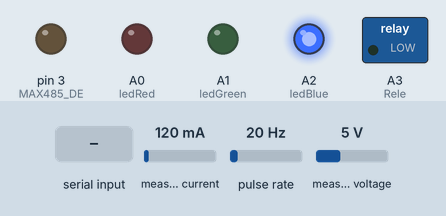
Recording of a sketch running on a simulated Arduino Mega 2560, built with avr-gcc and run on an emulated ATmega2560. Parts: switched loads named in the sketch (green lamp = pin HIGH), output pins drawn as LEDs (lit = HIGH). Wiring (inferred from the names in the program): pulse sensor: data pin 2; INA219 current sensor at I2C address 0x41. The inputs (shaded band) are chosen by the test bench; at power-on: measured current 120 mA, pulse rate 20 Hz, measured voltage 5 V. What the sketch prints to the serial monitor is not drawn.

Above: at 1.2 s.
1.3 s: "snd\n" received over Serial
At 3.4 s:
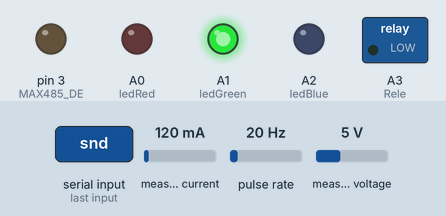
4.3 s: "test\n" received over Serial
At 6.23 s:
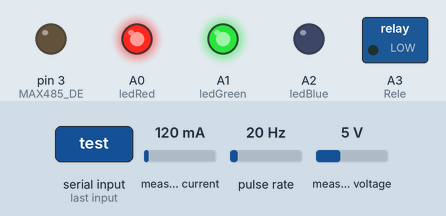
7.3 s: "serial\n" received over Serial
Timing chart, 0 to 10.3 s (numbered marks = the images above; inputs shaded):
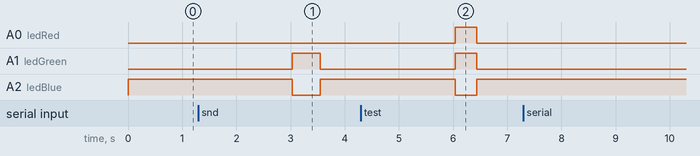

The sketch:

Arduino.ino
```cpp
#include <ModbusMaster.h>
#include <EEPROM.h>
#include "Wire.h"

//----------------------------------- DEFINIÇÕES -----------------------------------//
ModbusMaster node;          // instantiate ModbusMaster object

#define MAX485_DE                               3         // Pino de sentido de transmissão
#define ledRed                                  A0        // led - Red
#define ledGreen                                A1        // led - Green
#define ledBlue                                 A2        // led - Blue
#define Rele                                    A3        // Rele de proteção do comando
#define sensorRPM                               2         // Sensor de RPM, HIGH quando interrompido
#define MMW2_ID                                 1         // ID do dispositivo medidor MMW02
#define AddrNum                                 80        // Numero de endereços obtidos pelo MMW02
#define refresh                                 1         // Tempo entre atualizações de dados do arduino (ms)
#define TIMEOUT_INTERVAL                        1000      // Tempo entre atualizações
#define refreshConnection                       400       // Tempo de espera para o software enviar valores de teste
#define MAXCURRENT                              1.5f      // Corrente máxima de operação do gerador, sem desativar
#define Conf_INA                                0
#define Conf_eeprom_INA                         5
#define INA260_ADDRESS                          (0x41)    // 1000000 (A0+A1=GND) ou (0x41) 1000001 (A0=VCC , A1=GND)
#define INA260_REG_CONFIG                       (0x00)
#define INA260_CONFIG_AVGRANGE_4                (0x0200)  // Average mode 4
#define INA260_CONFIG_BVOLTAGETIME_8244US       (0x01C0)  // 8.244ms
#define INA260_CONFIG_SCURRENTTIME_8244US       (0x0038)  // 8.244ms
#define INA260_CONFIG_MODE_SANDBVOLT_CONTINUOUS (0x0007)  // Shunt Current and Bus Voltage,Continuous

//--------------------------------------------------------------------------------//

//----------------------------------- VARIAVEIS ----------------------------------//
bool Debug = false;                     // Flag que habilita a função debug.
bool OverCurrent = false;               // Flag de operação do rele de proteção
int Erro = 0;                           // Codigo de erro
unsigned long lastRequestTime = 0;      // Variavel usada para o tempo de resposta

// Estrutura de cada leitura do multimedidor
struct medidor {
  String name;
  float value;
} Medidor[AddrNum];

// Estrutura do RPM
struct rpm {
  volatile unsigned long pulseCount = 0;  // Contagem de pulsos do RPM
  volatile unsigned long lastTime = 0;    // Ultima leitura
  volatile unsigned long interval = 1000; // Intervalo de leitura em milissegundos
  float valor;
} RPM;

struct ext {
  float current;
  float voltage;
} Excitatriz;
//--------------------------------------------------------------------------------//

//------------------------------------ COMANDOS ----------------------------------//
/*
  snd      -> envio de dados concatenados
  serial   -> Envio de dados como lista
  test     -> Função de compatibilidade
  debug    -> Ativa a função de debug, mostrando a leitura em tempo real
*/
//--------------------------------------------------------------------------------//

//------------------------------------- SETUP ------------------------------------//
void setup(){
  clearValues();                                // Limpa os registros de valores

  pinMode(ledRed, OUTPUT);                      // LED - Red
  pinMode(ledGreen, OUTPUT);                    // LED - Green
  pinMode(ledBlue, OUTPUT);                     // LED - Blue
  pinMode(Rele, OUTPUT);                        // Rele de sobrecorrente

  pinMode(sensorRPM, INPUT);                    // RPM
  attachInterrupt(digitalPinToInterrupt(sensorRPM), countPulse, FALLING); // Ativa a interrupção no pino do sensor
  pinMode(MAX485_DE, OUTPUT);                   // Pino de controle do MAX485
  digitalWrite(MAX485_DE, 0);                   // Sentido do MAX485

  Serial1.begin(9600, SERIAL_8N1);              // Serial para comunicação com o MMW02
  Serial.begin(9600);                           // Monitor serial para visualização de dados.
  Wire.begin();                                 // Inicia o Wire para obtenção dos dados do INA

  node.begin(MMW2_ID, Serial1);                 // Inicia o objeto node para comunicação com o MMW02
  node.preTransmission(preTransmission);        // Modbus
  node.postTransmission(postTransmission);      // Modbus
 }
// --------------------------------------------------------------------------------//

//-------------------------------------- LOOP -------------------------------------//
void loop() {
 switch(softwareReq()){
    case 1:
      ledState('t');
      testaConexao();
    break;
    case 2:
      ledState('s');
      enviaValores();
    break;
    case 4:
      ledState('s');
      mostraSerial();
    break;
    default:
     ledState('l');
     Leitura();
     excitatriz();
     readRPM();
     if (Debug)
       debug();
    break;
  }
  delay(refresh);
 }

//------------------------------------ COMANDO -------------------------------------//
int softwareReq(){
  if (Serial.available() > 0){
    String msg = Serial.readStringUntil('\n');

    if (msg == "test"){
      return 1;
    } else if (msg == "snd") {
      return 2;
    } else if (msg == "serial") {
      return 4;
    } else if (msg == "debug") {
      ledState('d');
      Debug = !Debug;
      return 0;
    } else {
      ledState('e');
      return 0;
    }
  } else {
    return 0;
  }
 }
//----------------------------------------------------------------------------------//

//------------------------------------ LEITURA -------------------------------------//
void Leitura(){
  uint16_t result, result2;
  float floatValue;
  uint8_t readStatus;

  // Faça a leitura apenas depois de TIMEOUT_INTERVAL
  if (millis() - lastRequestTime > TIMEOUT_INTERVAL) {
    readStatus = node.readInputRegisters(2, AddrNum);
    float res = 0;
    if (readStatus == node.ku8MBSuccess) {
      for (int address = 0, pos = 1; address < AddrNum; address += 2, pos++) {
          // Obtem os dados em buffer
          result = node.getResponseBuffer(address);
          result2 = node.getResponseBuffer(address + 1);
          // É baseado em caracteristica, usa unificação inteira
          if (address >= 34 && address <= 40) {
            res = unificarInt(result, result2);
          } else {
          // É baseado em flutuante, usa unificação flutuante
            res = unificarFloat(result, result2);
          }
          // Adiciona os valores no registro
          Medidor[pos].name = getName(address);
          Medidor[pos].value = res;

          overCurrent(address, res);
      }
    } else {
      Erro = readStatus;
    }
    lastRequestTime = millis();
  }
 }
//----------------------------------------------------------------------------------//

//------------------------------------- ENVIO --------------------------------------//
void enviaValores(){
  bool hasError = false;
  String mensagem="";
  String id="";
  for (int i=0; i < AddrNum; i++){
    if(i!= 0 && i!=AddrNum){
      mensagem += ";";
    }
    mensagem = mensagem + Medidor[i].name + "=" + (String)Medidor[i].value;
  }

  // Adiciona o RPM
  mensagem = mensagem + ";" + "RPM=" + (String)RPM.valor;

  // Adicionar os valores da excitatriz
  mensagem = mensagem + ";" + "ExV=" + (String)Excitatriz.voltage + ";" + "ExI=" + Excitatriz.current;

  Serial.println(mensagem);
 }
//----------------------------------------------------------------------------------//

//------------------------------------ MOSTRAR -------------------------------------//
void mostraSerial() {
  int ignorados = 0;

  for (int i = 0; i < AddrNum; i++) {
    if (Medidor[i].name != "") {
      Serial.print("\t");
      Serial.print(Medidor[i].name);
    } else
      ignorados++;
  }
  Serial.print("\tIgnorados\n");
  for (int i = 0; i < AddrNum; i++) {
    if (Medidor[i].name != "") {
      Serial.print("\t");
      Serial.print(Medidor[i].value);
    }
  }
  Serial.print("\t");
  Serial.print(ignorados);
  Serial.print("\n");
 }
//----------------------------------------------------------------------------------//

//----------------------------------- DEBUG MODE -----------------------------------//
void debug() {
    // Dados coletados do modbus
    Serial.print("\n\tMULTIMEDIDOR\t\n");
    if (Erro > 10) {
      Serial.print("Erro: \t");
      Serial.print(Erro);
      Serial.print("\n");
    } else {
      mostraSerial();
    }

    // RPM
    Serial.print("\n\tRPM\t\n");
    if (RPM.valor < 10) {
      Serial.print("Erro: \t");
      Serial.print("Motor parado ou lento (");
      Serial.print(RPM.valor);
      Serial.print("RPM)\n");
    } else {
      Serial.print("RPM: \t");
      Serial.print(RPM.valor);
      Serial.print("RPM\n");
    }

    // Excitatriz
    Serial.print("\n\tEXCITATRIZ\t\n");
    if (Excitatriz.voltage == 0 && Excitatriz.current == 0) {
      Serial.print("Erro: \t");
      Serial.print("Falha na leitura da excitatriz.\n");
    } else {
      Serial.print("I: \t");
      Serial.print(Excitatriz.current);
      Serial.print("A\n");
      Serial.print("V: \t");
      Serial.print(Excitatriz.voltage);
      Serial.print("V\n");
    }
    delay(200);
 }
//----------------------------------------------------------------------------------//

//-------------------------------------- RPM ---------------------------------------//
void countPulse() { // Função de interrupção para contar os pulsos
  RPM.pulseCount++;
 }

void readRPM() {
  unsigned long currentTime = millis();

  if (currentTime - RPM.lastTime >= RPM.interval) {
    float rpm = (float)RPM.pulseCount / (float(RPM.interval) / 60000.0); // Converte para minutos
    if (rpm <= 1.0) {
      Erro = 10;
    }
    RPM.valor = rpm;
    // Reinicia o contador de pulsos
    RPM.pulseCount = 0;
    RPM.lastTime = currentTime;
  }
 }
//----------------------------------------------------------------------------------//

//------------------------------------ CONEXÃO -------------------------------------//
void testaConexao(){ // Função responsavel por testar conexão com o computador via serial.
    if (Serial.available() > 0) {
      String dadosRecebidos = Serial.readStringUntil('\n');

      // Parsing dos valores (supõe que os valores são separados por vírgula)
      int posicaoVirgula = dadosRecebidos.indexOf(',');
      if (posicaoVirgula != -1) {
       int valor1 = dadosRecebidos.substring(0, posicaoVirgula).toInt();
       int valor2 = dadosRecebidos.substring(posicaoVirgula + 1).toInt();

       int result = (valor1 % valor2) * (valor1 + valor2);

       Serial.println(result);
      }
   }
   delay(refreshConnection);
 }
//----------------------------------------------------------------------------------//

//-------------------------------- EXCITATRIZ (INA) --------------------------------//
void excitatriz() {
  Excitatriz.current = 0.001 * getcurrent(INA260_ADDRESS);
  Excitatriz.voltage = getvoltage(INA260_ADDRESS);
 }

void Ina_begin(uint8_t addr){
  uint16_t conf;

  if (EEPROM.read(Conf_eeprom_INA) == 0x02){
    conf = word(EEPROM.read(Conf_INA), EEPROM.read(Conf_INA+1));
  }

  else{
    conf =   INA260_CONFIG_AVGRANGE_4 |
             INA260_CONFIG_BVOLTAGETIME_8244US |
             INA260_CONFIG_SCURRENTTIME_8244US |
             INA260_CONFIG_MODE_SANDBVOLT_CONTINUOUS;
    }

  Wire.beginTransmission(addr);
  #if ARDUINO >= 100
    Wire.write(0x00);                       // Register
    Wire.write((conf >> 8) & 0xFF);       // Upper 8-bits
    Wire.write(conf & 0xFF);              // Lower 8-bits
  #else
    Wire.send(0x00);                        // Register
    Wire.send(conf >> 8);                 // Upper 8-bits
    Wire.send(conf & 0xFF);               // Lower 8-bits
  #endif
  Wire.endTransmission();
 }

float getvoltage(uint8_t addr){
  int16_t valor;
  float   tensao;

  Wire.beginTransmission(addr);
  #if ARDUINO >= 100
    Wire.write(0x02);                       // Register  0x02 registrador tensão
  #else
    Wire.send(0x02);                        // Register  0x02 registrador tensão
  #endif
  Wire.endTransmission();

  delay(1); // Max 12-bit conversion time is 586us per sample

  Wire.requestFrom(addr, (uint8_t)2);
  #if ARDUINO >= 100
    // Shift values to create properly formed integer
    valor = ((Wire.read() << 8) | Wire.read());
  #else
    // Shift values to create properly formed integer
    valor = ((Wire.receive() << 8) | Wire.receive());
  #endif

  tensao = (valor*0.00125/0.909);
  if(tensao<0)tensao=0;
  delay(10);
  return tensao;
  }

float getcurrent(uint8_t addr){

  int16_t valor;
  float corrente;
  Wire.endTransmission();
  Wire.beginTransmission(addr);
  #if ARDUINO >= 100
    Wire.write(0x01);                       // Register  0x02 registrador tensão
  #else
    Wire.send(0x01);                        // Register  0x02 registrador tensão
  #endif
  Wire.endTransmission();

  delay(1); // Max 12-bit conversion time is 586us per sample

  Wire.requestFrom(addr, (uint8_t)2);
  #if ARDUINO >= 100
    // Shift values to create properly formed integer
    valor = ((Wire.read() << 8) | Wire.read());
  #else
    // Shift values to create properly formed integer
    valor = ((Wire.receive() << 8) | Wire.receive());
  #endif

  corrente = valor* 1.25;
  if (corrente<0) corrente = 0;
  delay(10);
  return corrente;
  }
//----------------------------------------------------------------------------------//

//-------------------------------- RELE DE CORRENTE --------------------------------//
void overCurrent(int addr, int current) {
  if (addr >= 10 && addr <= 16) {
    if (current > MAXCURRENT) {
      digitalWrite(Rele, HIGH);
    }
  }
}
//----------------------------------------------------------------------------------//

//----------------------------------- AUXILIARES -----------------------------------//
String getName(int address) {
  switch(address) {
      case 2:
        return "Vm";
      break;
      case 4:
        return "Va";
      break;
      case 6:
        return "Vb";
      break;
      case 8:
        return "Vc";
      break;
      case 10:
        return "Im";
      break;
      case 12:
        return "Ia";
      break;
      case 14:
        return "Ib";
      break;
      case 16:
        return "Ic";
      break;
      case 26:
        return "FPt";
      break;
      case 28:
        return "FPa";
      break;
      case 30:
        return "FPb";
      break;
      case 32:
        return "FPc";
      break;
      case 36:
        return "CFPt";
      break;
      case 38:
        return "CFPa";
      break;
      case 40:
        return "CFPb";
      break;
      case 42:
        return "CFPc";
      break;
      case 66:
        return "F";
      break;
      default:
        return "";
      break;
    }
 }

void clearValues () {
  for (int add = 0; add < AddrNum; add++) {
    Medidor[add].value = 0;
  }

  RPM.valor = 0;

  Excitatriz.voltage = 0;
  Excitatriz.current = 0;
 }
//----------------------------------------------------------------------------------//

//----------------------------------- UNIFICAÇÃO -----------------------------------//
int unificarInt(uint16_t a, uint16_t b){
  uint32_t combinado = ((uint32_t)a << 16) | b; // Deslocamento de 16 bits de A e
  int f;                                        // concatenação de 16 bits de B.
  memcpy(&f, &combinado, sizeof f);
  return f;
 }
float unificarFloat(uint16_t a, uint16_t b){
  uint32_t combinado = ((uint32_t)a << 16) | b;
  float f;
  memcpy(&f, &combinado, sizeof f);
  return f;
 }
//----------------------------------------------------------------------------------//

//--------------------------------- LED INDICADOR ----------------------------------//
// 'e' - erro; 's' - envio; 'l' - leitura; 't' - teste; 'd' - debug
void ledState(char state) {
    switch(state) {
      case 'e': led(255, 0, 0); break;   // Erro    -> Vermelho
      case 's': led(0, 255, 0); break;   // Envio   -> Verde
      case 'l': led(0, 0, 255); break;   // Leitura -> Azul
      case 't': led(255, 255, 0); break; // Teste   -> Amarelo
      case 'd': led(255, 0, 255); break; // Debug   -> Roxo
    }
 }

void led(int red, int green, int blue) {
  analogWrite(ledRed, red);
  analogWrite(ledGreen, green);
  analogWrite(ledBlue, blue);
 }
//----------------------------------------------------------------------------------//

//--------------------------------- MODBUS MASTER ---------------------------------//
void   preTransmission(){
  digitalWrite(MAX485_DE, 1);     // define direção de comunicação em alto (envio)
 }
void   postTransmission(){
  digitalWrite(MAX485_DE, 0);     // define direção de comunicação em baixo (recepção)
 }
//---------------------------------------------------------------------------------//
```

Measured:
- after the input at 1.3 s, A1 (ledGreen): LOW → HIGH after 1.7 s, → LOW 0.52 s later; A2 (ledBlue): HIGH → LOW after 1.7 s, → HIGH 0.52 s later
- after the input at 4.3 s, A0 (ledRed), A1 (ledGreen): LOW → HIGH after 1.7 s, → LOW 0.40 s later; A2 (ledBlue): HIGH → LOW after 1.7 s, → HIGH 0.40 s later
